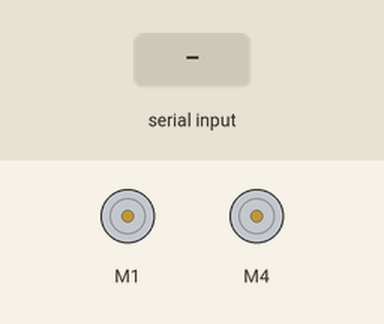
Recording of a sketch running on a simulated Arduino Uno, built with avr-gcc and run on an emulated ATmega328P. Shown: 2 × DC motor (green arrow = forward, orange = backward, longer = faster). Inputs (shaded band) come from the test bench. What the sketch prints to the serial monitor is not drawn.

Above: at 1.2 s.
1.3 s: "a" received over the second serial link
At 2.0 s:
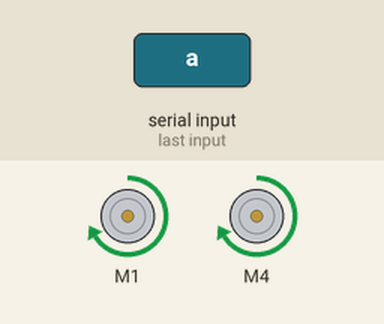
2.8 s: "d" received over the second serial link
At 3.1 s:
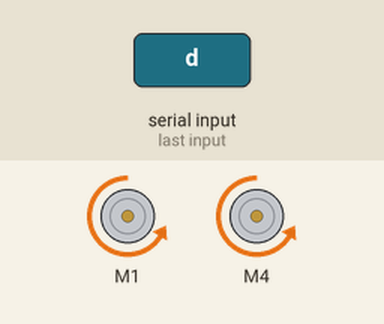
4.3 s: "b" received over the second serial link
At 5.4 s:
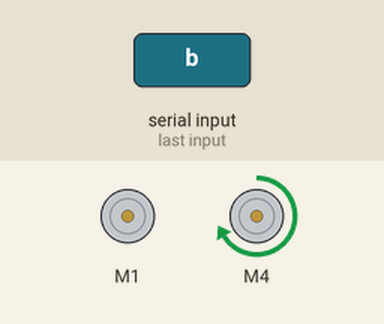
5.8 s: "c" received over the second serial link
At 6.6 s:
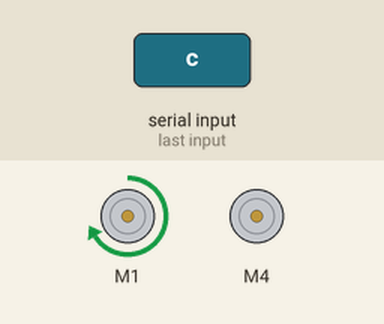
7.3 s: "g" received over the second serial link
At 7.7 s:
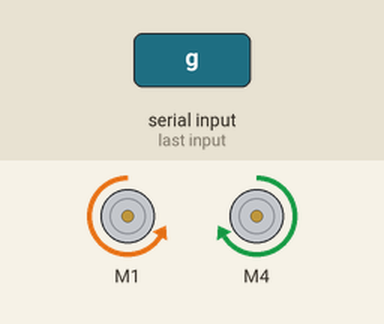
8.8 s: "e" received over the second serial link
At 10.1 s:
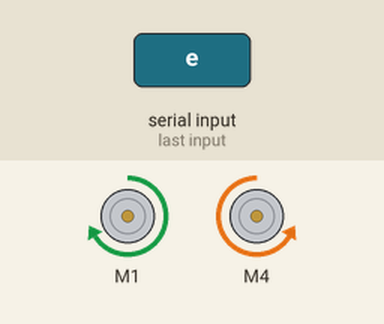
Timing chart, 0 to 11.3 s (numbered marks = the images above; inputs shaded):
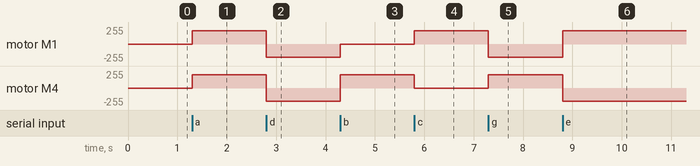

The sketch:

6.Smartcar_phone.ino
```cpp
/* 이 소스는 에듀이노(Eduino)에 의해서 번역, 수정, 작성되었고 소유권 또한 에듀이노의 것입니다.
  소유권자의 허락을 받지 않고 무단으로 수정, 삭제하여 배포할 시 법적인 처벌을 받을 수도 있습니다.
*/
#include <SoftwareSerial.h>
#include <AFMotor.h>
AF_DCMotor motor_L(1);              // 모터드라이버 L293D  3: M3에 연결,  4: M4에 연결
AF_DCMotor motor_R(4);

#define BT_RXD A4
#define BT_TXD A5
SoftwareSerial bluetooth(BT_RXD, BT_TXD);

char rec_data;
bool rec_chk = false;

int i;
int j;

//초음파센서 출력핀(trig)과 입력핀(echo) 설정
int trigPin = A0;
int echoPin = A1;

void setup(){
  Serial.begin(9600);              // PC와의 시리얼 통신속도
  bluetooth.begin(9600);            // 스마트폰 블루투스 통신속도
  Serial.println("Eduino Smart Car Start!");

  pinMode(echoPin, INPUT);   // echoPin 입력
  pinMode(trigPin, OUTPUT);  // trigPin 출력

  // turn on motor
  motor_L.setSpeed(200);              // 왼쪽 모터의 속도
  motor_L.run(RELEASE);
  motor_R.setSpeed(200);              // 오른쪽 모터의 속도
  motor_R.run(RELEASE);
}


void loop(){

  if(bluetooth.available()){         // 블루투스 명령 수신
     rec_data = bluetooth.read();
     Serial.write(rec_data);
     rec_chk = true;
  }

  if(rec_data == 'a'){  // 전진, go
     motor_L.run(FORWARD);  motor_R.run(FORWARD);
  }
  else if(rec_data == 'd'){ // 후진, back
     motor_L.run(BACKWARD);  motor_R.run(BACKWARD);
  }
  else if(rec_data == 'b'){ // 좌회전, Go Left
   motor_L.run(RELEASE);  motor_R.run(FORWARD);
  }
  else if(rec_data == 'c'){ // 우회전, Go Right
    motor_L.run(FORWARD);  motor_R.run(RELEASE);
  }
  else if(rec_data == 'g'){ // 제자리 회전, Right Rotation
     motor_L.run(BACKWARD);   motor_R.run(FORWARD);
  }
  else if(rec_data == 'e'){ // 제자리 회전, Left Rotation
      motor_L.run(FORWARD);   motor_R.run(BACKWARD);
  }
  else if(rec_data == 's'){ // Stop
    motor_L.run(RELEASE);       motor_R.run(RELEASE);
    }


  if(rec_data == 's' ){       // 정지
    if(rec_chk == true){
       for (i=250; i>=0; i=i-20) {
          motor_L.setSpeed(i);  motor_R.setSpeed(i);
          delay(10);
       }

    }
  }


}
```

Measured:
- after the input at 1.3 s, motor M1, motor M4: stopped → forward 200/255 at once
- after the input at 2.8 s, motor M1, motor M4: forward 200/255 → backward 200/255 at once
- after the input at 4.3 s, motor M1: backward 200/255 → stopped at once; motor M4: backward 200/255 → forward 200/255 at once
- after the input at 5.8 s, motor M1: stopped → forward 200/255 at once; motor M4: forward 200/255 → stopped at once
- after the input at 7.3 s, motor M1: forward 200/255 → backward 200/255 at once; motor M4: stopped → forward 200/255 at once
- after the input at 8.8 s, motor M1: backward 200/255 → forward 200/255 at once; motor M4: forward 200/255 → backward 200/255 at once
